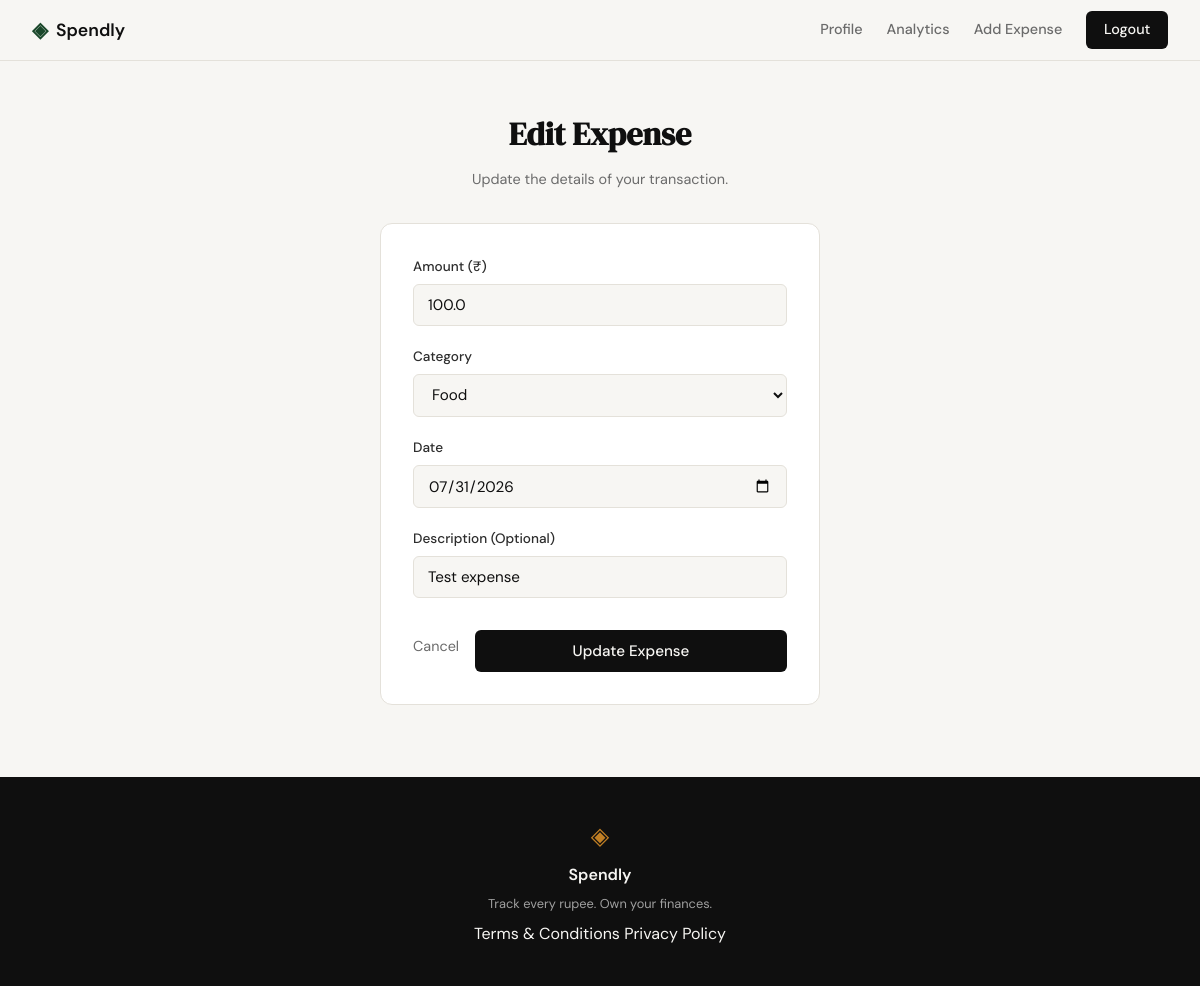
/expenses/24/edit (signed in), run on the app's committed database.
### tables this page shows
CREATE TABLE expenses (
                id INTEGER PRIMARY KEY AUTOINCREMENT,
                user_id INTEGER NOT NULL,
                amount REAL NOT NULL,
                category TEXT NOT NULL,
                date TEXT NOT NULL,
                description TEXT,
                created_at TEXT DEFAULT (datetime('now')),
                FOREIGN KEY (user_id) REFERENCES users (id)
            );

### app.py (the view, shortened to what this page needs)
@app.route("/expenses/<int:id>/edit", methods=['GET', 'POST'])
@login_required
def edit_expense(id):
    user_id = session.get('user_id')
    from database.db import get_expense_by_id, update_expense
    expense = get_expense_by_id(id)
    if not expense or expense['user_id'] != user_id:
        abort(404)
    return render_template("edit_expense.html", expense=expense, today=datetime.now().strftime('%Y-%m-%d'))

### app.py (called while the page is built)
def login_required(f):
    @wraps(f)
    def decorated_function(*args, **kwargs):
        if 'user_id' not in session:
            flash("Please sign in to access this page", "error")
            return redirect(url_for('login'))
        return f(*args, **kwargs)
    return decorated_function

### database/db.py (called while the page is built)
def get_db():
    db_path = current_app.config.get('DATABASE', "spendly.db")
    conn = sqlite3.connect(db_path)
    conn.row_factory = sqlite3.Row
    conn.execute("PRAGMA foreign_keys = ON")
    return conn

def get_expense_by_id(expense_id):
    with get_db() as conn:
        return conn.execute("SELECT * FROM expenses WHERE id = ?", (expense_id,)).fetchone()

### templates/edit_expense.html (shortened to what this page needs)
{% extends "base.html" %}
{% block head %}
<link rel="stylesheet" href="{{ url_for('static', filename='css/add_expense.css') }}">
{% endblock %}
{% block content %}
<div class="auth-section">
    <div class="add-expense-container">
        <div class="auth-header">
            <h1 class="auth-title">Edit Expense</h1>
            <p class="auth-subtitle">Update the details of your transaction.</p>
        </div>
        <div class="auth-card">
            <form method="POST" action="{{ url_for('edit_expense', id=expense.id) }}">
                <div class="form-group">
                    <label for="amount">Amount (₹)</label>
                    <input type="number" name="amount" id="amount" step="0.01" min="0.01"
                           class="form-input" required
                           value="{{ request.form.get('amount', expense.amount) }}"
                           placeholder="0.00">
                </div>
                <div class="form-group">
                    <label for="category">Category</label>
                    <select name="category" id="category" class="form-input" required>
                        {% for cat in ['Food', 'Transport', 'Bills', 'Health', 'Entertainment', 'Shopping', 'Other'] %}
                            <option value="{{ cat }}" {{ 'selected' if request.form.get('category', expense.category) == cat }}>{{ cat }}</option>
                        {% endfor %}
                    </select>
                </div>
                <div class="form-group">
                    <label for="date">Date</label>
                    <input type="date" name="date" id="date" class="form-input" required
                           value="{{ request.form.get('date', expense.date) }}">
                </div>
                <div class="form-group">
                    <label for="description">Description (Optional)</label>
                    <input type="text" name="description" id="description"
                           class="form-input" maxlength="200"
                           value="{{ request.form.get('description', expense.description or '') }}"
                           placeholder="What was this for?">
                </div>
                <div class="form-actions">
                    <a href="{{ url_for('profile') }}" class="cancel-link">Cancel</a>
                    <button type="submit" class="btn-submit">Update Expense</button>
                </div>
            </form>
        </div>
    </div>
</div>
{% endblock %}

### static/css/style.css (style rules this page uses)
:root { --ink: #0f0f0f; --ink-soft: #2d2d2d; --ink-muted: #6b6b6b; --ink-faint: #a0a0a0; --paper: #f7f6f3; --paper-warm: #f0ede6; --paper-card: #ffffff; --accent: #1a472a; --accent-light: #e8f0eb; --accent-2: #c17f24; --accent-2-light: #fdf3e3; --danger: #c0392b; --danger-light: #fdecea; --border: #e4e1da; --border-soft: #eeebe4; --font-display: 'DM Serif Display', Georgia, serif; --font-body: 'DM Sans', system-ui, sans-serif; --max-width: 1200px; --auth-width: 440px; --radius-sm: 6px; --radius-md: 12px; --radius-lg: 20px; }
*, *::before, *::after { box-sizing: border-box; margin: 0; padding: 0; }
html { font-size: 16px; scroll-behavior: smooth; }
body { background: var(--paper); color: var(--ink); font-family: var(--font-body); font-size: 1rem; line-height: 1.6; -webkit-font-smoothing: antialiased; }
a { color: inherit; text-decoration: none; }
.auth-section { min-height: calc(100vh - 60px - 100px); display: flex; align-items: center; justify-content: center; padding: 3rem 2rem; }
.auth-header { text-align: center; margin-bottom: 2rem; }
.auth-title { font-family: var(--font-display); font-size: 2rem; color: var(--ink); margin-bottom: 0.5rem; }
.auth-subtitle { font-size: 0.9rem; color: var(--ink-muted); }
.auth-card { background: var(--paper-card); border: 1px solid var(--border); border-radius: var(--radius-md); padding: 2rem; margin-bottom: 1.5rem; }
.form-group { margin-bottom: 1.25rem; }
.form-group label { display: block; font-size: 0.85rem; font-weight: 500; color: var(--ink-soft); margin-bottom: 0.4rem; }
.form-input { width: 100%; padding: 0.6rem 0.875rem; border: 1px solid var(--border); border-radius: var(--radius-sm); font-family: var(--font-body); font-size: 0.95rem; color: var(--ink); background: var(--paper); outline: none; transition: border-color 0.2s; }
.form-input::placeholder { color: var(--ink-faint); }
.btn-submit { width: 100%; padding: 0.7rem; background: var(--ink); color: var(--paper); border: none; border-radius: var(--radius-sm); font-family: var(--font-body); font-size: 0.95rem; font-weight: 500; cursor: pointer; transition: background 0.2s; margin-top: 0.5rem; }

### static/css/add_expense.css (style rules this page uses)
.add-expense-container { max-width: var(--auth-width); margin: 0 auto; width: 100%; }
.form-actions { display: flex; align-items: center; justify-content: flex-end; gap: 1rem; margin-top: 1.5rem; }
.cancel-link { font-size: 0.9rem; color: var(--ink-muted); transition: color 0.2s; }
input[type="date"].form-input { cursor: pointer; }

### data on the page
expenses: amount "100.0", date "07/31/2026", description "Test expense"

### other printed values
form field category "Food"
